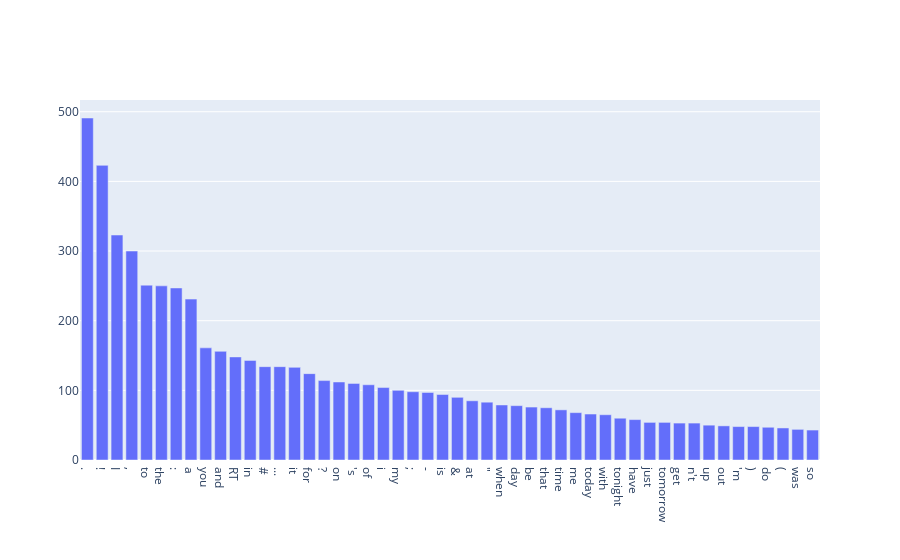

Notebook cell for this chart:
### Code cell
from argilla.metrics.token_classification import token_frequency

token_frequency(name="spacy_sm_wnut17", tokens=50).visualize()

### Figure 1 — Plotly figure (JSON) as saved in the notebook; plotly's stock layout.template omitted (floating-point values rounded to 4 significant figures)
{"data": [{"type": "bar", "x": [".", "!", "I", ",", "to", "the", ":", "a", "you", "and", "RT", "in", "#", "...", "it", "for", "?", "on", "'s", "of", "i", "my", ";", "-", "is", "&", "at", "\"", "when", "day", "be", "that", "time", "me", "today", "with", "tonight", "have", "just", "tomorrow", "get", "n't", "up", "out", "'m", ")", "do", "(", "was", "so"], "y": [491, 423, 323, 300, 251, 250, 247, 231, 161, 156, 148, 143, 134, 134, 133, 124, 114, 112, 110, 108, 104, 100, 98, 97, 94, 90, 85, 83, 79, 78, 76, 75, 72, 68, 66, 65, 60, 58, 54, 54, 53, 53, 50, 49, 48, 48, 47, 46, 44, 43]}], "layout": {"autosize": true, "title": {}, "xaxis": {"autorange": true, "range": [-0.5, 49.5], "title": {"text": ""}, "type": "category"}, "yaxis": {"autorange": true, "range": [0, 516.8], "title": {"text": ""}, "type": "linear"}}}
